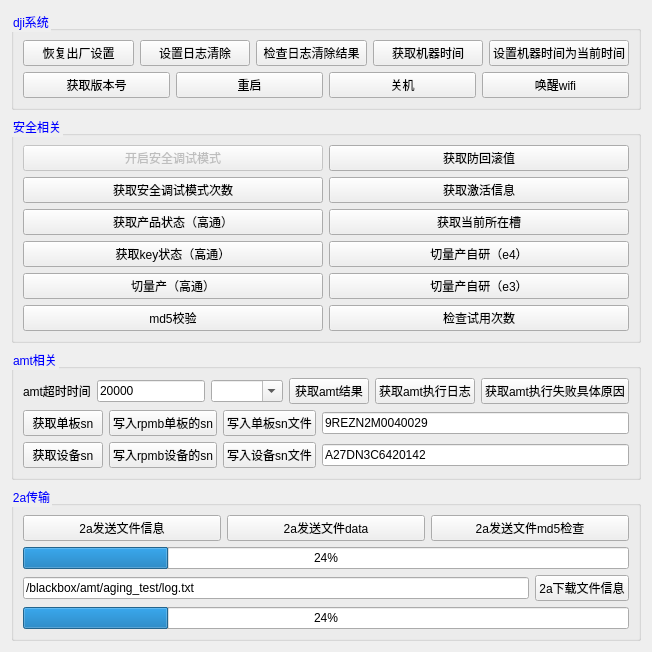
       <widget class="QWidget" name="tab_7">
        <attribute name="title">
         <string>🔌 bulk控制</string>
        </attribute>
        <layout class="QGridLayout" name="gridLayout_10">
         <item row="0" column="0">
          <widget class="QGroupBox" name="groupBox">
           <property name="styleSheet">
            <string notr="true">QGroupBox::title { font-weight: bold; color:blue;}</string>
           </property>
           <property name="title">
            <string>dji系统</string>
           </property>
           <layout class="QVBoxLayout" name="verticalLayout_5">
            <item>
             <layout class="QHBoxLayout" name="horizontalLayout_8">
              <item>
               <widget class="QPushButton" name="pushButton_51">
                <property name="text">
                 <string>恢复出厂设置</string>
                </property>
               </widget>
              </item>
              <item>
               <widget class="QPushButton" name="pushButton_27">
                <property name="text">
                 <string>设置日志清除</string>
                </property>
               </widget>
              </item>
              <item>
               <widget class="QPushButton" name="pushButton_28">
                <property name="text">
                 <string>检查日志清除结果</string>
                </property>
               </widget>
              </item>
              <item>
               <widget class="QPushButton" name="pushButton_50">
                <property name="text">
                 <string>获取机器时间</string>
                </property>
               </widget>
              </item>
              <item>
               <widget class="QPushButton" name="pushButton_49">
                <property name="text">
                 <string>设置机器时间为当前时间</string>
                </property>
               </widget>
              </item>
             </layout>
            </item>
            <item>
             <layout class="QHBoxLayout" name="horizontalLayout_15">
              <item>
               <widget class="QPushButton" name="pushButton_25">
                <property name="text">
                 <string>获取版本号</string>
                </property>
               </widget>
              </item>
              <item>
               <widget class="QPushButton" name="pushButton_64">
                <property name="text">
                 <string>重启</string>
                </property>
               </widget>
              </item>
              <item>
               <widget class="QPushButton" name="pushButton_32">
                <property name="text">
                 <string>关机</string>
                </property>
               </widget>
              </item>
              <item>
               <widget class="QPushButton" name="pushButton_73">
                <property name="text">
                 <string>唤醒wifi</string>
                </property>
               </widget>
              </item>
             </layout>
            </item>
           </layout>
          </widget>
         </item>
         <item row="1" column="0">
          <widget class="QGroupBox" name="groupBox_security">
           <property name="styleSheet">
            <string notr="true">QGroupBox::title { font-weight: bold; color:blue;}</string>
           </property>
           <property name="title">
            <string>安全相关</string>
           </property>
           <layout class="QGridLayout" name="gridLayout_11">
            <item row="0" column="1">
             <widget class="QPushButton" name="pushButton_56">
              <property name="text">
               <string>获取防回滚值</string>
              </property>
             </widget>
            </item>
            <item row="12" column="0">
             <widget class="QPushButton" name="pushButton_59">
              <property name="text">
               <string>md5校验</string>
              </property>
             </widget>
            </item>
            <item row="0" column="0">
             <widget class="QPushButton" name="pushButton_61">
              <property name="enabled">
               <bool>false</bool>
              </property>
              <property name="text">
               <string>开启安全调试模式</string>
              </property>
             </widget>
            </item>
            <item row="4" column="1">
             <widget class="QPushButton" name="pushButton_70">
              <property name="text">
               <string>切量产自研（e4）</string>
              </property>
             </widget>
            </item>
            <item row="7" column="0">
             <widget class="QPushButton" name="pushButton_46">
              <property name="text">
               <string>切量产（高通）</string>
              </property>
             </widget>
            </item>
            <item row="3" column="1">
             <widget class="QPushButton" name="pushButton_60">
              <property name="text">
               <string>获取当前所在槽</string>
              </property>
             </widget>
            </item>
            <item row="2" column="1">
             <widget class="QPushButton" name="pushButton_48">
              <property name="text">
               <string>获取激活信息</string>
              </property>
             </widget>
            </item>
            <item row="2" column="0">
             <widget class="QPushButton" name="pushButton_55">
              <property name="text">
               <string>获取安全调试模式次数</string>
              </property>
             </widget>
            </item>
            <item row="3" column="0">
             <widget class="QPushButton" name="pushButton_53">
              <property name="text">
               <string>获取产品状态（高通）</string>
              </property>
             </widget>
            </item>
            <item row="4" column="0">
             <widget class="QPushButton" name="pushButton_65">
              <property name="text">
               <string>获取key状态（高通）</string>
              </property>
             </widget>
            </item>
            <item row="7" column="1">
             <widget class="QPushButton" name="pushButton_71">
              <property name="text">
               <string>切量产自研（e3）</string>
              </property>
             </widget>
            </item>
            <item row="12" column="1">
             <widget class="QPushButton" name="pushButton_72">
              <property name="text">
               <string>检查试用次数</string>
              </property>
             </widget>
            </item>
           </layout>
          </widget>
         </item>
         <item row="2" column="0">
          <widget class="QGroupBox" name="groupBox_amt">
           <property name="styleSheet">
            <string notr="true">QGroupBox::title { font-weight: bold; color:blue;}</string>
           </property>
           <property name="title">
            <string>amt相关</string>
           </property>
           <layout class="QVBoxLayout" name="verticalLayout_2">
            <item>
             <layout class="QHBoxLayout" name="horizontalLayout_9">
              <item>
               <widget class="QLabel" name="label_4">
                <property name="sizePolicy">
                 <sizepolicy hsizetype="Fixed" vsizetype="Preferred">
                  <horstretch>0</horstretch>
                  <verstretch>0</verstretch>
                 </sizepolicy>
                </property>
                <property name="text">
                 <string>amt超时时间</string>
                </property>
               </widget>
              </item>
              <item>
               <widget class="QLineEdit" name="lineEdit_2">
                <property name="sizePolicy">
                 <sizepolicy hsizetype="Fixed" vsizetype="Fixed">
                  <horstretch>0</horstretch>
                  <verstretch>0</verstretch>
                 </sizepolicy>
                </property>
                <property name="text">
                 <string>20000</string>
                </property>
               </widget>
              </item>
              <item>
               <widget class="QComboBox" name="comboBox">
                <property name="editable">
                 <bool>true</bool>
                </property>
               </widget>
              </item>
              <item>
               <widget class="QPushButton" name="pushButton_29">
                <property name="text">
                 <string>获取amt结果</string>
                </property>
               </widget>
              </item>
              <item>
               <widget class="QPushButton" name="pushButton_30">
                <property name="text">
                 <string>获取amt执行日志</string>
                </property>
               </widget>
              </item>
              <item>
               <widget class="QPushButton" name="pushButton_35">
                <property name="text">
                 <string>获取amt执行失败具体原因</string>
                </property>
               </widget>
              </item>
             </layout>
            </item>
            <item>
             <layout class="QHBoxLayout" name="horizontalLayout_13">
              <item>
               <widget class="QPushButton" name="pushButton_62">
                <property name="text">
                 <string>获取单板sn</string>
                </property>
               </widget>
              </item>
              <item>
               <widget class="QPushButton" name="pushButton_57">
                <property name="text">
                 <string>写入rpmb单板的sn</string>
                </property>
               </widget>
              </item>
              <item>
               <widget class="QPushButton" name="pushButton_68">
                <property name="text">
                 <string>写入单板sn文件</string>
                </property>
               </widget>
              </item>
              <item>
               <widget class="QLineEdit" name="lineEdit_4">
                <property name="text">
                 <string>9REZN2M0040029</string>
                </property>
               </widget>
              </item>
             </layout>
            </item>
            <item>
             <layout class="QHBoxLayout" name="horizontalLayout_16">
              <item>
               <widget class="QPushButton" name="pushButton_63">
                <property name="text">
                 <string>获取设备sn</string>
                </property>
               </widget>
              </item>
              <item>
               <widget class="QPushButton" name="pushButton_58">
                <property name="text">
                 <string>写入rpmb设备的sn</string>
                </property>
               </widget>
              </item>
              <item>
               <widget class="QPushButton" name="pushButton_69">
                <property name="text">
                 <string>写入设备sn文件</string>
                </property>
               </widget>
              </item>
              <item>
               <widget class="QLineEdit" name="lineEdit_5">
                <property name="text">
                 <string>A27DN3C6420142</string>
                </property>
               </widget>
              </item>
             </layout>
            </item>
           </layout>
          </widget>
         </item>
         <item row="3" column="0">
          <widget class="QGroupBox" name="groupBox_2a_transfer">
           <property name="styleSheet">
            <string notr="true">QGroupBox::title { font-weight: bold; color:blue;}</string>
           </property>
           <property name="title">
            <string>2a传输</string>
           </property>
           <layout class="QVBoxLayout" name="verticalLayout_3">
            <item>
             <layout class="QHBoxLayout" name="horizontalLayout_10">
              <item>
               <widget class="QPushButton" name="pushButton_36">
                <property name="text">
                 <string>2a发送文件信息</string>
                </property>
               </widget>
              </item>
              <item>
               <widget class="QPushButton" name="pushButton_38">
                <property name="text">
                 <string>2a发送文件data</string>
                </property>
               </widget>
              </item>
              <item>
               <widget class="QPushButton" name="pushButton_37">
                <property name="text">
                 <string>2a发送文件md5检查</string>
                </property>
               </widget>
              </item>
             </layout>
            </item>
            <item>
             <widget class="QProgressBar" name="progressBar_2">
              <property name="sizePolicy">
               <sizepolicy hsizetype="Expanding" vsizetype="Fixed">
                <horstretch>0</horstretch>
                <verstretch>0</verstretch>
               </sizepolicy>
              </property>
              <property name="styleSheet">
               <string notr="true"/>
              </property>
              <property name="value">
               <number>24</number>
              </property>
              <property name="alignment">
               <set>Qt::AlignLeading|Qt::AlignLeft|Qt::AlignVCenter</set>
              </property>
             </widget>
            </item>
            <item>
             <layout class="QHBoxLayout" name="horizontalLayout_4">
              <item>
               <widget class="QLineEdit" name="lineEdit_3">
                <property name="text">
                 <string>/blackbox/amt/aging_test/log.txt</string>
                </property>
               </widget>
              </item>
              <item>
               <widget class="QPushButton" name="pushButton_47">
                <property name="text">
                 <string>2a下载文件信息</string>
                </property>
               </widget>
              </item>
             </layout>
            </item>
            <item>
             <widget class="QProgressBar" name="progressBar_4">
              <property name="styleSheet">
               <string notr="true"/>
              </property>
              <property name="value">
               <number>24</number>
              </property>
             </widget>
            </item>
           </layout>
          </widget>
         </item>
        </layout>
       </widget>
